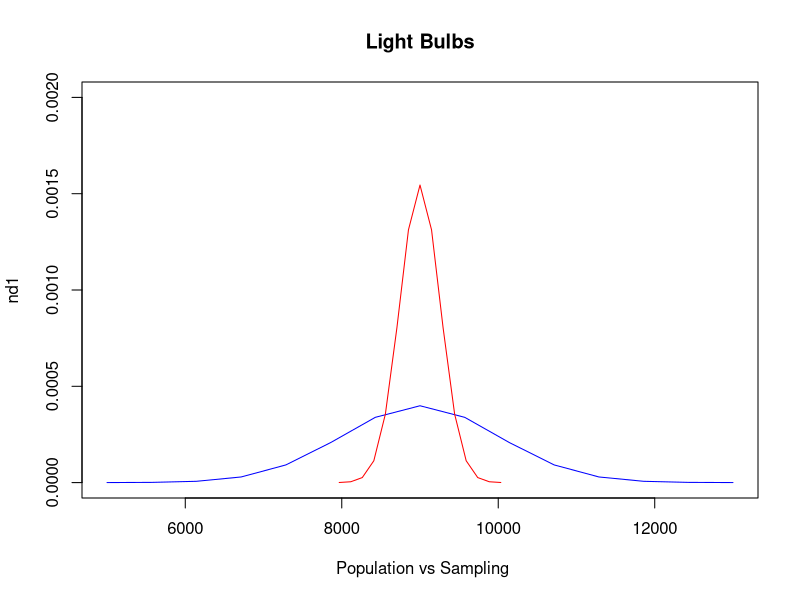

Reproduce this figure in R.
## ---- chunk 1
knitr::opts_chunk$set(echo = TRUE)
## ---- chunk 2
#sd/ # of people (507)
9.4/sqrt(507)
## ---- chunk 3
#as defined by the graphic
n = 36
mean = 30.69
sd = 4.31

standard_error <- sd / sqrt(n)

standard_error

#find the z score
z = (mean - 32) / standard_error

z

# find the p norm
p=pnorm(z)
p
# When compared with significance level of .1, we can reject null hypothesis.0.0341013< .1
## ---- chunk 4
n = 36
mean = 30.69
sd = 4.31
z90= 1.645

lower_ci = mean - z90*sd/sqrt(n)
lower_ci

upper_ci = mean + z90*sd/sqrt(n)
upper_ci
## ---- chunk 5
n=36
mean = 118.2
sd=6.5

standard_error =sd/sqrt(n)
standard_error

z_score = (mean -100)/standard_error

pnorm(z_score)

## ---- chunk 6
lower_ci_m = mean -z90 *standard_error
lower_ci_m
upper_ci_m = mean +z90 *standard_error
upper_ci_m 
## ---- chunk 7
pnorm(10500, 9000, 1000, lower.tail = F)
## ---- chunk 8
sd = 1000
n = 15
bulb_15 <- sd/sqrt(n)
bulb_15
## ---- chunk 9

pnorm(10500, mean=9000, sd=bulb_15, lower.tail = FALSE)
## ---- chunk 10
SN <- seq(9000 - (4 * sd), 9000 + (4 * sd), length=15)
SR <- seq(9000 - (4 * bulb_15), 9000 + (4 * bulb_15), length=15)
nd1 <- dnorm(SN,9000,1000)
nd2 <- dnorm(SR,9000,bulb_15)

plot(SN, nd1, type="l",col="blue",
     xlab=" Population vs Sampling", 
     main="Light Bulbs",
     ylim=c(0,0.002))
lines(SR, nd2, col="red")
